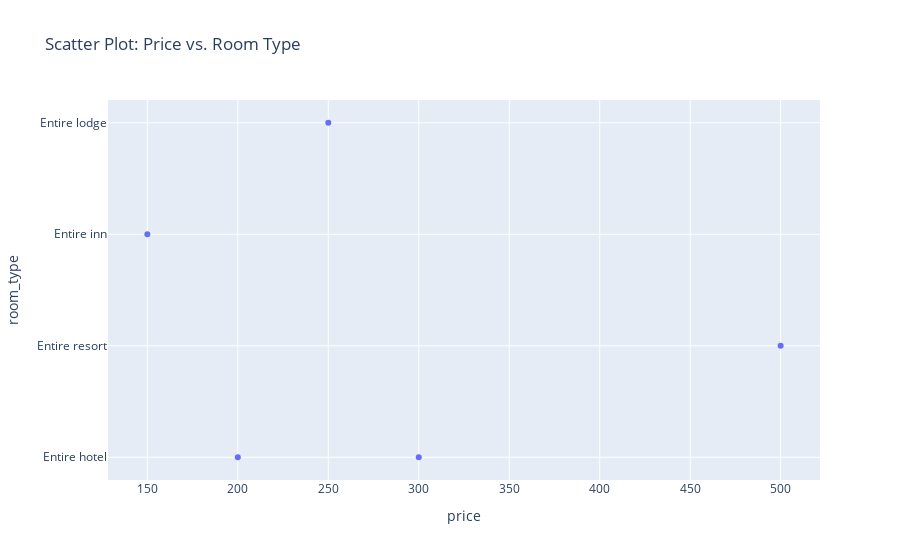

Source (notebook cell):
### Code cell
fig = px.scatter(df, x='price', y='room_type', title='Scatter Plot: Price vs. Room Type')
fig.show()

### Figure 1 — Plotly figure (JSON) as saved in the notebook; plotly's stock layout.template omitted (floating-point values rounded to 4 significant figures)
{"data": [{"hovertemplate": "price=%{x}<br>room_type=%{y}<extra></extra>", "legendgroup": "", "marker": {"color": "#636efa", "symbol": "circle"}, "mode": "markers", "name": "", "orientation": "h", "showlegend": false, "type": "scatter", "x": [300, 500, 200, 150, 250], "xaxis": "x", "y": ["Entire hotel", "Entire resort", "Entire hotel", "Entire inn", "Entire lodge"], "yaxis": "y"}], "layout": {"autosize": true, "legend": {"tracegroupgap": 0}, "title": {"text": "Scatter Plot: Price vs. Room Type"}, "xaxis": {"anchor": "y", "autorange": true, "domain": [0, 1], "range": [128.8, 521.2], "title": {"text": "price"}, "type": "linear"}, "yaxis": {"anchor": "x", "autorange": true, "domain": [0, 1], "range": [-0.2476, 3.248], "title": {"text": "room_type"}, "type": "category"}}}
